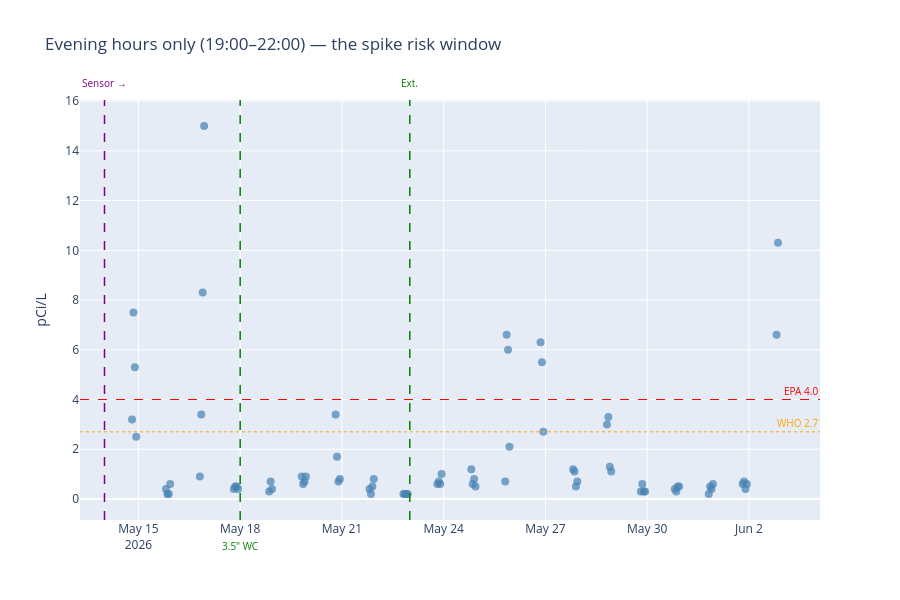

Here is the notebook cell this chart was saved with:
### Markdown cell above
## Evening-only timeline (19:00–22:00)

The hour-of-day boxplot above shows readings peak in the evening. This filters the dataset down to just those hours so the temporal pattern is visible across phases: how does the evening profile in P1 (early mitigation), P2 (after the May 18 sealing + 3.5" WC change), and P3 (after the May 23 external adjustments) compare? Each dot is one evening hourly reading.

### Code cell
evening = df_post[df_post.index.hour.isin([19, 20, 21, 22])].copy()

fig = px.scatter(evening, y='radon',
                 title='Evening hours only (19:00–22:00) — the spike risk window',
                 labels={'radon': 'pCi/L', 'ts': ''})
fig.update_traces(marker=dict(size=8, color='steelblue', opacity=0.7))
annotate(fig, events=EVENTS_POST)
fig.show()

### Figure 1 — Plotly figure (JSON) as saved in the notebook; plotly's stock layout.template omitted (floating-point values rounded to 4 significant figures)
{"data": [{"hovertemplate": "=%{x}<br>pCi/L=%{y}<extra></extra>", "legendgroup": "", "marker": {"color": "steelblue", "opacity": 0.7, "size": 8, "symbol": "circle"}, "mode": "markers", "name": "", "orientation": "v", "showlegend": false, "type": "scatter", "x": ["2026-05-14T19:29:00.000000", "2026-05-14T20:29:00.000000", "2026-05-14T21:29:00.000000", "2026-05-14T22:29:00.000000", "2026-05-15T19:29:00.000000", "2026-05-15T20:29:00.000000", "2026-05-15T21:29:00.000000", "2026-05-15T22:29:00.000000", "2026-05-16T19:29:00.000000", "2026-05-16T20:29:00.000000", "2026-05-16T21:29:00.000000", "2026-05-16T22:29:00.000000", "2026-05-17T19:29:00.000000", "2026-05-17T20:29:00.000000", "2026-05-17T21:29:00.000000", "2026-05-17T22:29:00.000000", "2026-05-18T20:31:00.000000", "2026-05-18T21:31:00.000000", "2026-05-18T22:31:00.000000", "2026-05-19T19:31:00.000000", "2026-05-19T20:31:00.000000", "2026-05-19T21:31:00.000000", "2026-05-19T22:31:00.000000", "2026-05-20T19:31:00.000000", "2026-05-20T20:31:00.000000", "2026-05-20T21:31:00.000000", "2026-05-20T22:31:00.000000", "2026-05-21T19:31:00.000000", "2026-05-21T20:31:00.000000", "2026-05-21T21:31:00.000000", "2026-05-21T22:31:00.000000", "2026-05-22T19:31:00.000000", "2026-05-22T20:31:00.000000", "2026-05-22T21:31:00.000000", "2026-05-22T22:31:00.000000", "2026-05-23T19:31:00.000000", "2026-05-23T20:31:00.000000", "2026-05-23T21:31:00.000000", "2026-05-23T22:31:00.000000", "2026-05-24T19:31:00.000000", "2026-05-24T20:31:00.000000", "2026-05-24T21:31:00.000000", "2026-05-24T22:31:00.000000", "2026-05-25T19:31:00.000000", "2026-05-25T20:31:00.000000", "2026-05-25T21:31:00.000000", "2026-05-25T22:31:00.000000", "2026-05-26T20:31:00.000000", "2026-05-26T21:31:00.000000", "2026-05-26T22:31:00.000000", "2026-05-27T19:31:00.000000", "2026-05-27T20:31:00.000000", "2026-05-27T21:31:00.000000", "2026-05-27T22:31:00.000000", "2026-05-28T19:31:00.000000", "2026-05-28T20:31:00.000000", "2026-05-28T21:31:00.000000", "2026-05-28T22:31:00.000000", "2026-05-29T19:31:00.000000", "2026-05-29T20:31:00.000000", "2026-05-29T21:31:00.000000", "2026-05-29T22:31:00.000000", "2026-05-30T19:31:00.000000", "2026-05-30T20:31:00.000000", "2026-05-30T21:31:00.000000", "2026-05-30T22:31:00.000000", "2026-05-31T19:31:00.000000", "2026-05-31T20:31:00.000000", "2026-05-31T21:31:00.000000", "2026-05-31T22:31:00.000000", "2026-06-01T19:31:00.000000", "2026-06-01T20:31:00.000000", "2026-06-01T21:31:00.000000", "2026-06-01T22:31:00.000000", "2026-06-02T19:31:00.000000", "2026-06-02T20:31:00.000000"], "xaxis": "x", "y": [3.2, 7.5, 5.3, 2.5, 0.4, 0.2, 0.2, 0.6, 0.9, 3.4, 8.3, 15.0, 0.4, 0.5, 0.5, 0.4, 0.3, 0.7, 0.4, 0.9, 0.6, 0.7, 0.9, 3.4, 1.7, 0.7, 0.8, 0.4, 0.2, 0.5, 0.8, 0.2, 0.2, 0.2, 0.2, 0.6, 0.7, 0.6, 1.0, 1.2, 0.6, 0.8, 0.5, 0.7, 6.6, 6.0, 2.1, 6.3, 5.5, 2.7, 1.2, 1.1, 0.5, 0.7, 3.0, 3.3, 1.3, 1.1, 0.3, 0.6, 0.3, 0.3, 0.4, 0.3, 0.5, 0.5, 0.2, 0.5, 0.4, 0.6, 0.6, 0.7, 0.4, 0.6, 6.6, 10.3], "yaxis": "y"}], "layout": {"annotations": [{"font": {"color": "red", "size": 10}, "showarrow": false, "text": "EPA 4.0", "x": 1, "xanchor": "right", "xref": "x domain", "y": 4, "yanchor": "bottom", "yref": "y"}, {"font": {"color": "orange", "size": 10}, "showarrow": false, "text": "WHO 2.7", "x": 1, "xanchor": "right", "xref": "x domain", "y": 2.7, "yanchor": "bottom", "yref": "y"}, {"font": {"color": "purple", "size": 10}, "showarrow": false, "text": "Sensor →", "x": "2026-05-14T00:00:00", "xanchor": "center", "xref": "x", "y": 1.02, "yanchor": "bottom", "yref": "y domain"}, {"font": {"color": "green", "size": 10}, "showarrow": false, "text": "3.5\" WC", "x": "2026-05-18T00:00:00", "xanchor": "center", "xref": "x", "y": -0.04, "yanchor": "top", "yref": "y domain"}, {"font": {"color": "green", "size": 10}, "showarrow": false, "text": "Ext.", "x": "2026-05-23T00:00:00", "xanchor": "center", "xref": "x", "y": 1.02, "yanchor": "bottom", "yref": "y domain"}], "height": 600, "legend": {"tracegroupgap": 0}, "shapes": [{"line": {"color": "red", "dash": "dash", "width": 1}, "type": "line", "x0": 0, "x1": 1, "xref": "x domain", "y0": 4, "y1": 4, "yref": "y"}, {"line": {"color": "orange", "dash": "dot", "width": 1}, "type": "line", "x0": 0, "x1": 1, "xref": "x domain", "y0": 2.7, "y1": 2.7, "yref": "y"}, {"line": {"color": "purple", "dash": "dash", "width": 1.5}, "type": "line", "x0": "2026-05-14T00:00:00", "x1": "2026-05-14T00:00:00", "xref": "x", "y0": 0, "y1": 1, "yref": "y domain"}, {"line": {"color": "green", "dash": "dash", "width": 1.5}, "type": "line", "x0": "2026-05-18T00:00:00", "x1": "2026-05-18T00:00:00", "xref": "x", "y0": 0, "y1": 1, "yref": "y domain"}, {"line": {"color": "green", "dash": "dash", "width": 1.5}, "type": "line", "x0": "2026-05-23T00:00:00", "x1": "2026-05-23T00:00:00", "xref": "x", "y0": 0, "y1": 1, "yref": "y domain"}], "title": {"text": "Evening hours only (19:00–22:00) — the spike risk window"}, "xaxis": {"anchor": "y", "domain": [0, 1], "title": {"text": ""}}, "yaxis": {"anchor": "x", "domain": [0, 1], "title": {"text": "pCi/L"}}}}
